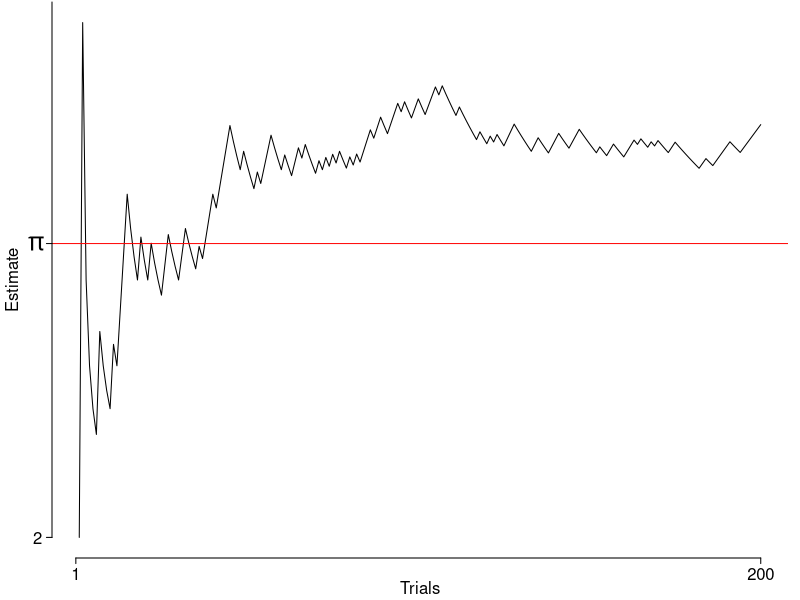

Generate this figure with R: (Note: this script raises an error after producing the figure.)
set.seed(123)
pin <- 1  # keep length <= 1
hyp <- pin/2
trials <- 10000
  angle <- runif(trials, 0, 360)
  pin.center <- runif(trials, 0, 1)
  closest.line <- ifelse(pin.center <= 0.5, pin.center, 1-pin.center)
  pin.tip <- abs(hyp * cos(angle))
  touches <- ifelse(pin.tip >= closest.line, 1, 0)
  sum(touches)/trials 
  
sum(touches)/trials -> p
2/sum(touches)*10000

s <- numeric()
len <- 200
for (i in 1:len) {
  s[i] <- (2/(sum(touches[1:i])/i))
}


#plot pi estimate
pdf(file="~/Desktop/pi.pdf"
    , height=3
    , width=3
    #, onefile=TRUE  
    #, family='Helvetica' 
    #, paper='letter'
    #, pointsize=12 
)
par(mar = c(2, 2.5, 0, 0.5) + 0.1)
par(oma = c(0, 0, 0, 0))
plot(1:len,s, type="l"
, ann=FALSE  # turn off main title and axis titles
, bty="n"  # turn off box around plot
, xaxt="n"  # turn off x-axis labels
, yaxt="n")  # turn off y-axis labels
abline(h=pi, col="red")

axis(side=1, at=c(0,200), labels=NA, tck= -0.01)
axis(side=2, at=c(2,pi,5),labels=NA, tck= -0.01, las = 1)
#
# Then plot labels and move them closer to tickmarks
axis(side = 1, at=c(0,200), labels=c(1,200), lwd = 0, line = -.7)  # line controls how close tick labels are to tick marks
axis(side = 2, at=c(2,5), labels=c(2,5), lwd = 0, line = -.5, las = 1)
axis(side = 2, at=pi, labels=expression(pi), lwd = 0, line = -.6, las = 1, cex.axis=1.5)
#
# Then place Axis Title text closer to axis labels
mtext(side = 1, "Trials", line = 1)
mtext(side = 2, "Estimate", line = 1.5)
dev.off()



## Plot all needles
pdf(file="~/Desktop/tmp.pdf"
    , height=4
    , width=4
    #, onefile=TRUE  
    #, family='Helvetica' 
    #, paper='letter'
    #, pointsize=12 
)

old.mar <- par()$mar  # original margin parameters
old.oma <- par()$oma  # original outside margin parameters
par(mar = c(0, 0, 0, 0) + 0.1)
par(oma = c(0, 0, 0, 0))

jit <- runif(trials,0,1)
x1 <- pin.center-pin.tipx
x2 <- pin.center+pin.tipx
y1 <- jit - pin.tipy
y2 <- jit + pin.tipy

dat <- data.frame(x1,x2,y1,y2,pin.center,jit)
b <- ggplot(dat, aes(pin.center, jit))
b <- b + geom_segment(aes(x=c(0,1), y=c(-.5,-.5),
                          xend = c(0,1), yend = c(1.5,1.5)),
                      colour="red", size=1.3)
b <- b + geom_segment(aes(x = x1, y = y1, xend = x2, yend = y2), alpha=1/30)
b <- b + geom_segment(aes(x=x1[c(400,5000)], y=y1[c(400,5000)],
                            xend = x2[c(400,5000)], yend = y2[c(400,5000)]),
                        colour="blue", size=1.3)
b <- b + 
  theme_bw() + 
  theme(panel.grid.major=element_blank(),
        panel.grid.minor=element_blank(),
        line = element_blank(),
        text = element_blank(), 
        rect=element_blank()) +
  labs(title = element_blank())
#print(b)
ggsave("~/Desktop/tmp2.png", b, height=5, width=5)
par(mar=old.mar) # reset original margin parameter
par(oma=old.oma)  # reset original outside margin parameters
dev.off()